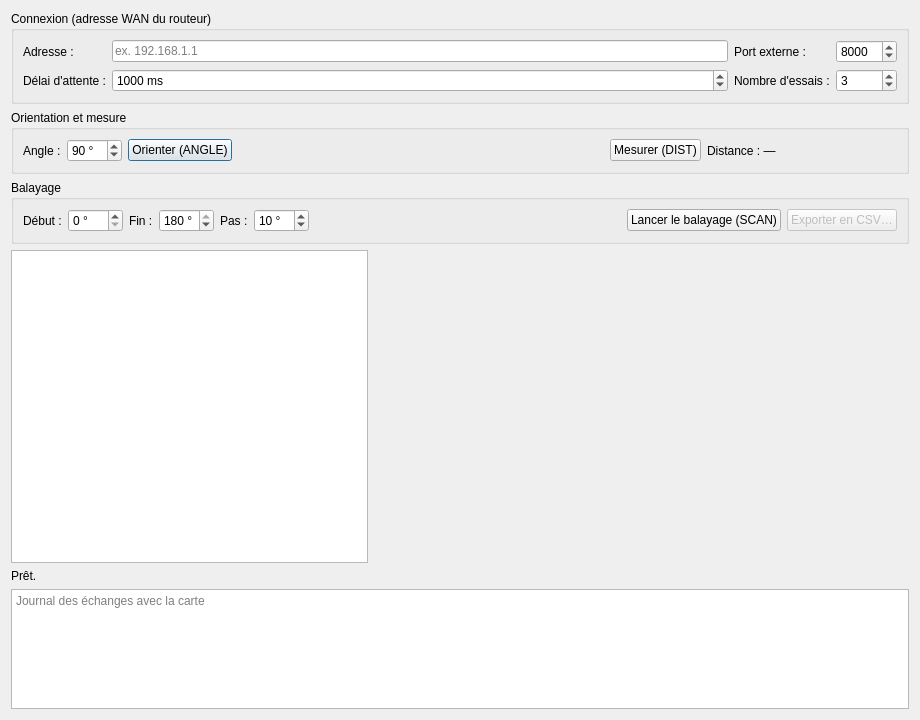
<?xml version="1.0" encoding="UTF-8"?>
<ui version="4.0">
 <class>Dialog</class>
 <widget class="QDialog" name="Dialog">
  <property name="geometry">
   <rect>
    <x>0</x>
    <y>0</y>
    <width>920</width>
    <height>720</height>
   </rect>
  </property>
  <property name="windowTitle">
   <string>Radar à ultrasons – client UDP</string>
  </property>
  <layout class="QVBoxLayout" name="layoutMain">
   <item>
    <widget class="QGroupBox" name="groupConnection">
     <property name="title">
      <string>Connexion (adresse WAN du routeur)</string>
     </property>
     <layout class="QGridLayout" name="layoutConnection">
      <item row="0" column="0">
       <widget class="QLabel" name="labelAddress">
        <property name="text">
         <string>Adresse :</string>
        </property>
       </widget>
      </item>
      <item row="0" column="1">
       <widget class="QLineEdit" name="leAddress">
        <property name="placeholderText">
         <string>ex. 192.168.1.1</string>
        </property>
       </widget>
      </item>
      <item row="0" column="2">
       <widget class="QLabel" name="labelPort">
        <property name="text">
         <string>Port externe :</string>
        </property>
       </widget>
      </item>
      <item row="0" column="3">
       <widget class="QSpinBox" name="sbPort">
        <property name="minimum">
         <number>1</number>
        </property>
        <property name="maximum">
         <number>65535</number>
        </property>
        <property name="value">
         <number>8000</number>
        </property>
       </widget>
      </item>
      <item row="1" column="0">
       <widget class="QLabel" name="labelTimeout">
        <property name="text">
         <string>Délai d'attente :</string>
        </property>
       </widget>
      </item>
      <item row="1" column="1">
       <widget class="QSpinBox" name="sbTimeout">
        <property name="suffix">
         <string> ms</string>
        </property>
        <property name="minimum">
         <number>100</number>
        </property>
        <property name="maximum">
         <number>10000</number>
        </property>
        <property name="singleStep">
         <number>100</number>
        </property>
        <property name="value">
         <number>1000</number>
        </property>
       </widget>
      </item>
      <item row="1" column="2">
       <widget class="QLabel" name="labelTries">
        <property name="text">
         <string>Nombre d'essais :</string>
        </property>
       </widget>
      </item>
      <item row="1" column="3">
       <widget class="QSpinBox" name="sbTries">
        <property name="minimum">
         <number>1</number>
        </property>
        <property name="maximum">
         <number>10</number>
        </property>
        <property name="value">
         <number>3</number>
        </property>
       </widget>
      </item>
     </layout>
    </widget>
   </item>
   <item>
    <widget class="QGroupBox" name="groupAngle">
     <property name="title">
      <string>Orientation et mesure</string>
     </property>
     <layout class="QHBoxLayout" name="layoutAngle">
      <item>
       <widget class="QLabel" name="labelAngle">
        <property name="text">
         <string>Angle :</string>
        </property>
       </widget>
      </item>
      <item>
       <widget class="QSpinBox" name="sbAngle">
        <property name="suffix">
         <string> °</string>
        </property>
        <property name="minimum">
         <number>0</number>
        </property>
        <property name="maximum">
         <number>180</number>
        </property>
        <property name="value">
         <number>90</number>
        </property>
       </widget>
      </item>
      <item>
       <widget class="QPushButton" name="btnAngle">
        <property name="text">
         <string>Orienter (ANGLE)</string>
        </property>
       </widget>
      </item>
      <item>
       <spacer name="spacerAngle">
        <property name="orientation">
         <enum>Qt::Horizontal</enum>
        </property>
        <property name="sizeHint" stdset="0">
         <size>
          <width>40</width>
          <height>20</height>
         </size>
        </property>
       </spacer>
      </item>
      <item>
       <widget class="QPushButton" name="btnDist">
        <property name="text">
         <string>Mesurer (DIST)</string>
        </property>
       </widget>
      </item>
      <item>
       <widget class="QLabel" name="lbDist">
        <property name="minimumSize">
         <size>
          <width>190</width>
          <height>0</height>
         </size>
        </property>
        <property name="text">
         <string>Distance : —</string>
        </property>
       </widget>
      </item>
     </layout>
    </widget>
   </item>
   <item>
    <widget class="QGroupBox" name="groupScan">
     <property name="title">
      <string>Balayage</string>
     </property>
     <layout class="QHBoxLayout" name="layoutScan">
      <item>
       <widget class="QLabel" name="labelStart">
        <property name="text">
         <string>Début :</string>
        </property>
       </widget>
      </item>
      <item>
       <widget class="QSpinBox" name="sbStart">
        <property name="suffix">
         <string> °</string>
        </property>
        <property name="minimum">
         <number>0</number>
        </property>
        <property name="maximum">
         <number>180</number>
        </property>
        <property name="value">
         <number>0</number>
        </property>
       </widget>
      </item>
      <item>
       <widget class="QLabel" name="labelEnd">
        <property name="text">
         <string>Fin :</string>
        </property>
       </widget>
      </item>
      <item>
       <widget class="QSpinBox" name="sbEnd">
        <property name="suffix">
         <string> °</string>
        </property>
        <property name="minimum">
         <number>0</number>
        </property>
        <property name="maximum">
         <number>180</number>
        </property>
        <property name="value">
         <number>180</number>
        </property>
       </widget>
      </item>
      <item>
       <widget class="QLabel" name="labelStep">
        <property name="text">
         <string>Pas :</string>
        </property>
       </widget>
      </item>
      <item>
       <widget class="QSpinBox" name="sbStep">
        <property name="suffix">
         <string> °</string>
        </property>
        <property name="minimum">
         <number>1</number>
        </property>
        <property name="maximum">
         <number>180</number>
        </property>
        <property name="value">
         <number>10</number>
        </property>
       </widget>
      </item>
      <item>
       <spacer name="spacerScan">
        <property name="orientation">
         <enum>Qt::Horizontal</enum>
        </property>
        <property name="sizeHint" stdset="0">
         <size>
          <width>40</width>
          <height>20</height>
         </size>
        </property>
       </spacer>
      </item>
      <item>
       <widget class="QPushButton" name="btnScan">
        <property name="text">
         <string>Lancer le balayage (SCAN)</string>
        </property>
       </widget>
      </item>
      <item>
       <widget class="QPushButton" name="btnExport">
        <property name="enabled">
         <bool>false</bool>
        </property>
        <property name="text">
         <string>Exporter en CSV…</string>
        </property>
       </widget>
      </item>
     </layout>
    </widget>
   </item>
   <item>
    <layout class="QHBoxLayout" name="layoutResults" stretch="2,3">
     <item>
      <widget class="QTableWidget" name="tableScan"/>
     </item>
     <item>
      <widget class="RadarWidget" name="radar" native="true"/>
     </item>
    </layout>
   </item>
   <item>
    <widget class="QLabel" name="lbStatus">
     <property name="text">
      <string>Prêt.</string>
     </property>
     <property name="wordWrap">
      <bool>true</bool>
     </property>
    </widget>
   </item>
   <item>
    <widget class="QPlainTextEdit" name="teLog">
     <property name="maximumSize">
      <size>
       <width>16777215</width>
       <height>120</height>
      </size>
     </property>
     <property name="readOnly">
      <bool>true</bool>
     </property>
     <property name="placeholderText">
      <string>Journal des échanges avec la carte</string>
     </property>
    </widget>
   </item>
  </layout>
 </widget>
 <customwidgets>
  <customwidget>
   <class>RadarWidget</class>
   <extends>QWidget</extends>
   <header>radarwidget.h</header>
  </customwidget>
 </customwidgets>
 <resources/>
 <connections/>
</ui>
